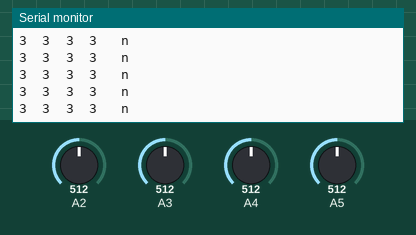
Bench run of a sketch on a simulated Arduino Uno, built with avr-gcc and run on an emulated ATmega328P. Parts: the last lines printed to the serial monitor. The inputs (shaded band) are chosen by the test bench; at power-on: A2 = 512, A3 = 512, A4 = 512, A5 = 512.

Above: at 1.2 s.
1.3 s: A2 set to 306
At 1.8 s:
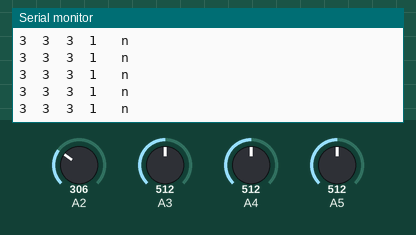
4.3 s: A3 set to 306
At 5.0 s:
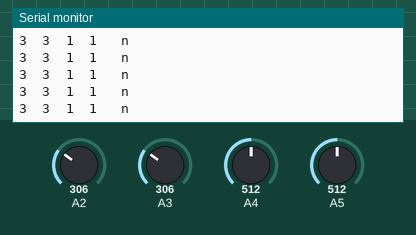
5.8 s: A4 set to 306
At 6.6 s:
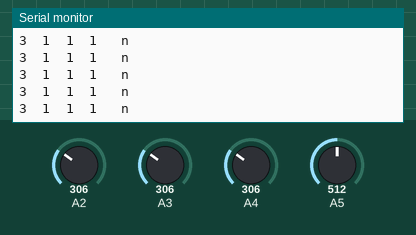
8.8 s: A5 set to 306
At 9.6 s:
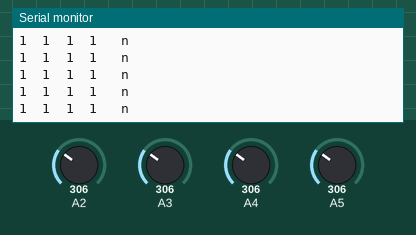
11.8 s: A2 set to 30
At 12.7 s:
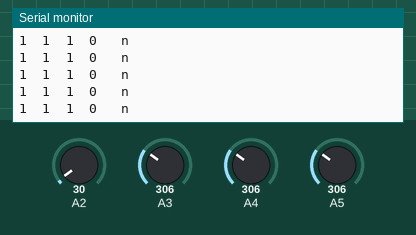
14.8 s: A3 set to 30
At 15.7 s:
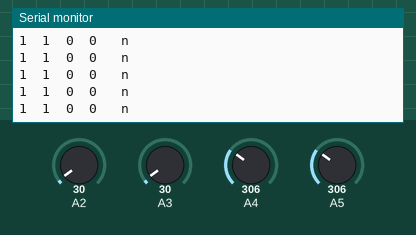
Timing chart, 0 to 17.3 s (numbered marks = the images above; inputs shaded):
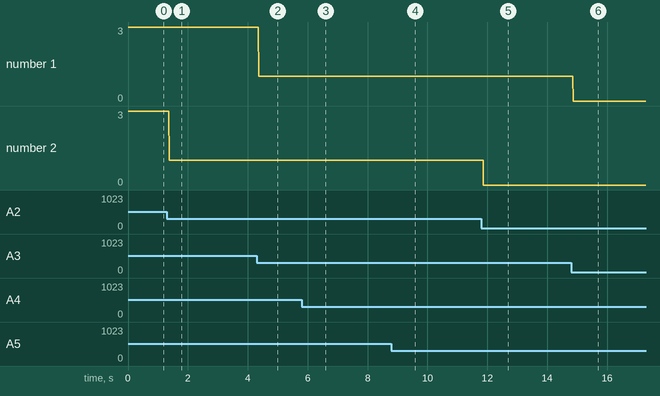

Measured:
- after the input at 1.3 s, the serial monitor: prints a new line after 0.07 s (image 1)
- after the input at 4.3 s, the serial monitor: prints a new line after 0.07 s (image 2)
- after the input at 5.8 s, the serial monitor: prints a new line after 0.08 s (image 3)
- after the input at 8.8 s, the serial monitor: prints a new line after 0.08 s (image 4)
- after the input at 11.8 s, the serial monitor: prints a new line after 0.07 s (image 5)
- after the input at 14.8 s, the serial monitor: prints a new line after 0.07 s (image 6)
- plotted number 2: 3 → 1 after the input at 1.3 s, 1 → 0 after the input at 11.8 s

The sketch:

sketch_mar03a_vol_1.ino
```cpp
void setup() {
  // put your setup code here, to run once:

Serial.begin(9600);
}

void loop() {
  // put your main code here, to run repeatedly:

// read the input on analog pin 0:
  //int sensorValue = analogRead(A2);

    int maly = analogRead(A2);
    int serdeczny = analogRead(A3);
    int srodkowy = analogRead(A4);
    int wskazujacy = analogRead(A5);

  // Convert the analog reading (which goes from 0 - 1023) to a voltage (0 - 5V):
  //float voltage = sensorValue * (5.0 / 1023.0);

    float voltage1 = maly * (5.0 / 1023.0);
    float voltage2 = serdeczny * (5.0 / 1023.0);
    float voltage3 = srodkowy * (5.0 / 1023.0);
    float voltage4 = wskazujacy * (5.0 / 1023.0);

  // print out the value you read:
  Serial.print(round(voltage4));
  Serial.print('\t');
  Serial.print(round(voltage3));
  Serial.print('\t');
  Serial.print(round(voltage2));
  Serial.print('\t');
  Serial.print(round(voltage1));
  Serial.print("\t n \t");
  Serial.println('\n');
}
```
